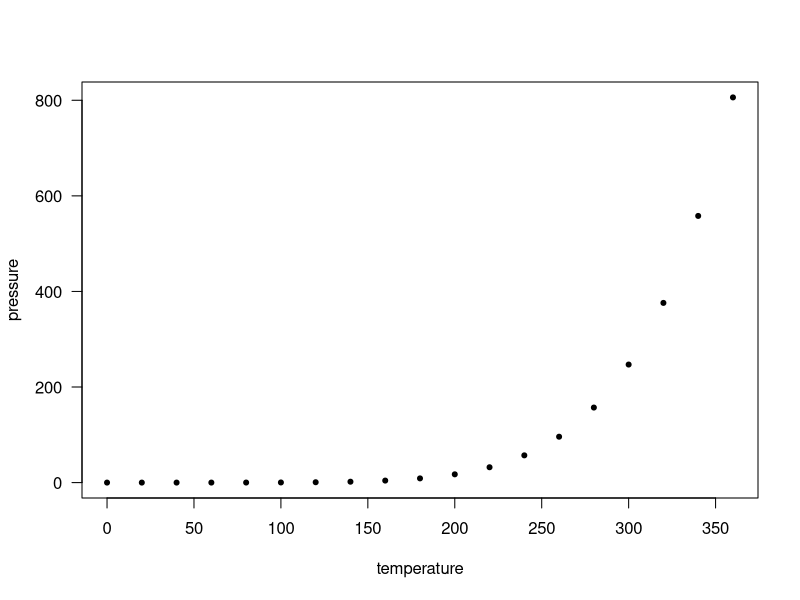
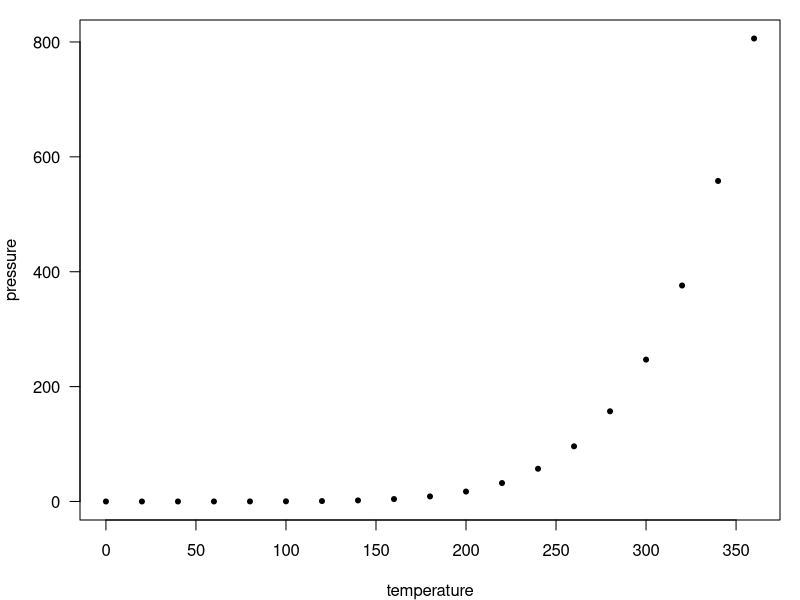

Reproduce these figures in R, in order.
## ---- chunk 1
# EXAMPLE OF AN R CHUNK


# Default (global) R Chunk output settings:
knitr::opts_chunk$set(echo = FALSE)

# Recommend installing knitr library:
# library(knitr)
## Here are some other preferences for (global) R chunk outputs:
# opts_chunk$set(echo = FALSE, tidy=FALSE, comment='')
## ---- chunk 2
summary(cars)

x=4
y=5
x+y
## ---- chunk 3
knitr::kable(mtcars[1:5,1:7], caption='A Knitr Table')
## ---- chunk 4
plot(pressure,las=1,pch=20)
## ---- chunk 5
## Play around with fig.width and fig.height

par(mar=c(4,4,1,1))
plot(pressure,las=1,pch=20)
## ---- chunk 6
names(knitr::knit_engines$get())
